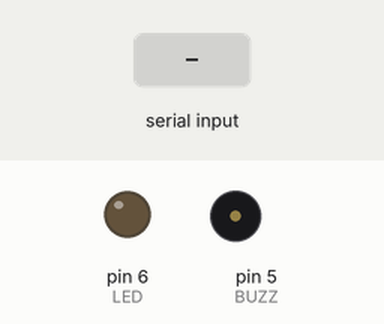
A sketch run on a simulated Arduino Nano, built with avr-gcc and run on an emulated ATmega328P. On the bench: output pins drawn as LEDs (lit = HIGH), buzzer (waves = sounding, pin HIGH). The inputs (shaded band) are chosen by the test bench.

Above: at 1.2 s.
1.3 s: "1" received over the second serial link
At 2.0 s:
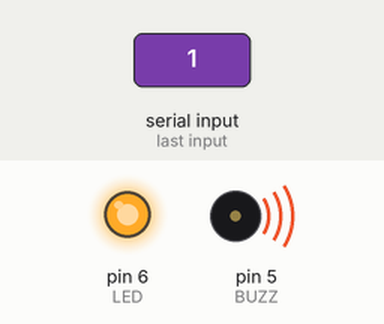
2.8 s: "0" received over the second serial link
At 3.1 s:
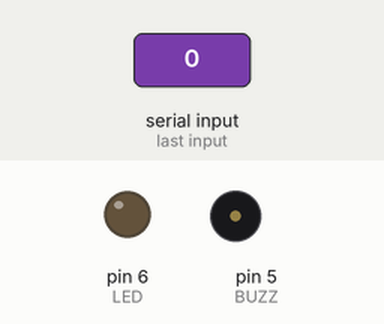
Timing chart, 0 to 5.8 s (numbered marks = the images above; inputs shaded):
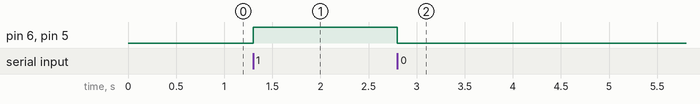

Measured:
- after the input at 1.3 s, pin 6 (LED), pin 5 (BUZZ): LOW → HIGH at once
- after the input at 2.8 s, pin 6 (LED), pin 5 (BUZZ): HIGH → LOW at once

The sketch:

rushi-nano-bluetooth.ino
```cpp
// (licence header left out)
/*
 * ------------------------------------------------------------------------------------------------
 * Library files
 * ------------------------------------------------------------------------------------------------
 */
 #include<SoftwareSerial.h>

/*
 * ------------------------------------------------------------------------------------------------
 * Macros
 * ------------------------------------------------------------------------------------------------
 */

/*
 * ------------------------------------------------------------------------------------------------
 * Global declarations
 * ------------------------------------------------------------------------------------------------
 */
 SoftwareSerial mySerial(2, 3);
 int LED = 6;
 int BUZZ =5;
 char key;

/*
 * ------------------------------------------------------------------------------------------------
 * Functions, ISRs
 * ------------------------------------------------------------------------------------------------
 */

/*
 * ------------------------------------------------------------------------------------------------
 * put your setup code here, to run once:
 * ------------------------------------------------------------------------------------------------
 */
 void setup(){
    pinMode(LED,OUTPUT);    // set pin 6 as output
    pinMode(BUZZ,OUTPUT);    // set pin 5 as output
    Serial.begin(9600);     // set serial com at 9600bps
    mySerial.begin(9600);   // set myserial com at 9600bps
    }

/*
 * ------------------------------------------------------------------------------------------------
 * put your main code here, to run repeatedly:
 * ------------------------------------------------------------------------------------------------
 */
 void loop() {
  if(mySerial.available()>0){
    key = mySerial.read();
    if(key=='1') {               // configure button in bluetooth app as '1' to turn ON an LED
      digitalWrite(LED,HIGH);
      digitalWrite(BUZZ,HIGH);
    }
    else if(key=='0') {           // configure button in bluetooth app as '0' to turn OFF an LED
      digitalWrite(LED,LOW);
      digitalWrite(BUZZ,LOW);
    }
   }
  }
```
